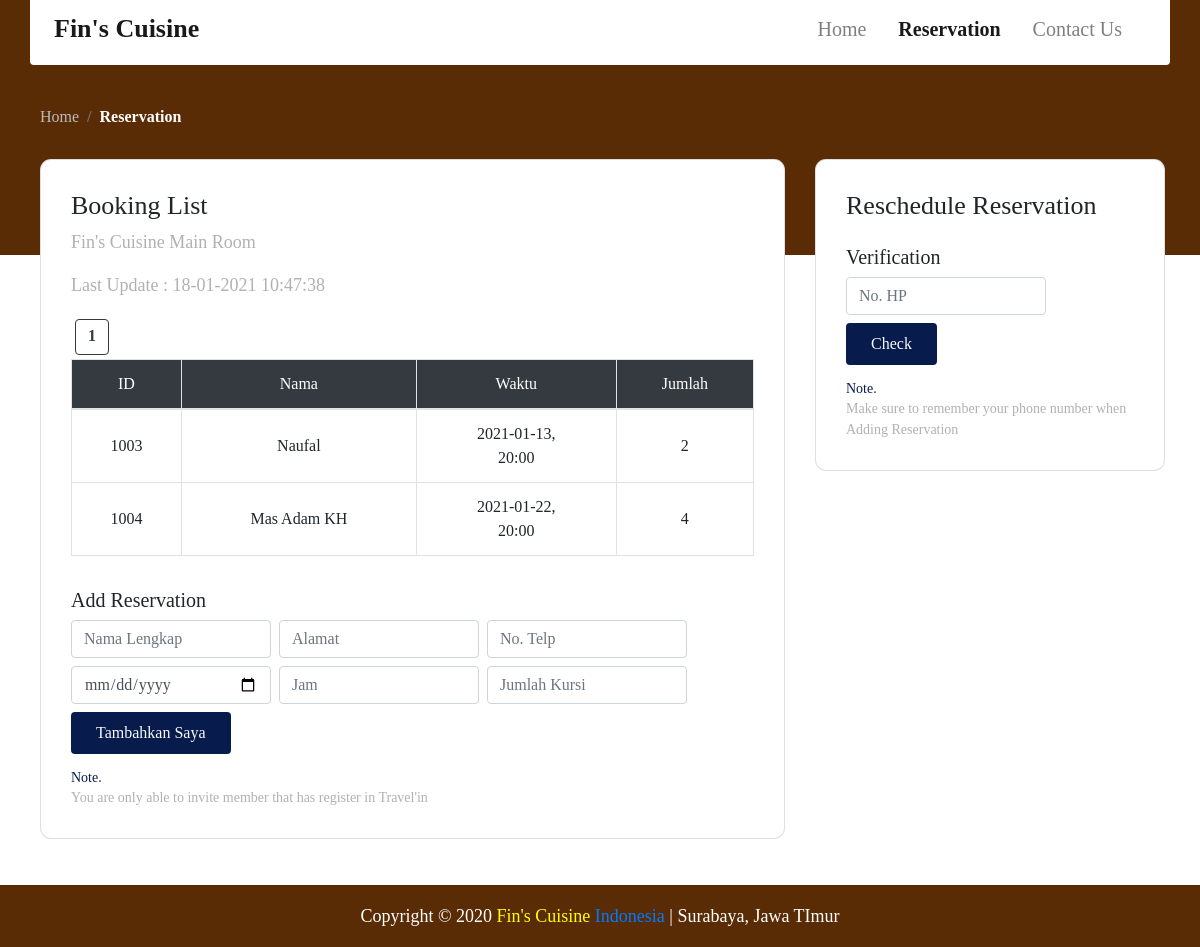
Screenshot of /booking.php with the database file from the repository.
### tables this page shows
CREATE TABLE `booking` (
  `book_id` int(11) NOT NULL,
  `book_nama` varchar(50) NOT NULL,
  `book_alamat` varchar(100) NOT NULL,
  `book_phone` varchar(15) NOT NULL,
  `book_tanggal` varchar(20) NOT NULL,
  `book_jam` varchar(20) NOT NULL,
  `book_kursi` varchar(100) NOT NULL,
  `book_timestamp` varchar(50) NOT NULL
);

### functions.php (called while the page is built, shortened)
<?php
    $db_connect = mysqli_connect("localhost", "root", "",
    "db_restoran");
    function query($query){
        global $db_connect;
        $db_result = mysqli_query($db_connect, $query);
        $rows = [];
        while($row = mysqli_fetch_assoc($db_result)){
            $rows[] = $row;
        }
        return $rows;
    }
?>

### booking.php (the view, shortened to what this page needs)
<?php
    require 'functions.php';
    $page_data_load = 2;
    $page_data_total = count(query("SELECT * FROM booking"));
    $page_total = ceil($page_data_total / $page_data_load);
    $page_active = (isset($_GET['page'])) ? $_GET["page"]: 1;
    $page_first_data =
    ($page_data_load * $page_active) - $page_data_load;
    $mhs = query("SELECT * FROM booking
    LIMIT $page_first_data, $page_data_load");
?>
<!DOCTYPE html>
<html lang="en">
<head>
    <link rel="stylesheet" href="https://cdn.jsdelivr.net/npm/bootstrap@4.5.3/dist/css/bootstrap.min.css">
    <link rel="stylesheet" href="styles/main.css?v=<?= time();  ?>">
</head>
<body>
<div class="container">
<nav class="row navbar navbar-expand-lg navbar-light bg-white rounded-bottom">
            <a href="index.php" class="navbar-brand ml-2 resto-tittle">
                <h2><b>Fin's Cuisine</b></h2>
            </a>
            <div class="collapse navbar-collapse" id="navbarNav">
                <ul class="navbar-nav ml-auto mr-3">
                    <li class="nav-item mx-md-2">
                        <a href="index.php" class="nav-link"><h5>Home</h5></a>
                    </li>
                    <li class="nav-item mx-md-2">
                        <a href="booking.php" class="nav-link active"><h5><b>Reservation</b></h5></a>
                    </li>
                    <li class="nav-item mx-md-2">
                        <a href="contact.php" class="nav-link"><h5>Contact Us</h5></a>
                    </li>
                </ul>
            </div>
        </nav>
</div>
<main>
        <section class="section-details-header"></section>
            <section class="section-details-content">
                <div class="container">
                <div class="row">
                        <div class="col p-0">
                            <nav>
                                <ol class="breadcrumb">
                                    <li class="breadcrumb-item">
                                        <a href="index.php">Home</a>
                                    </li>
                                    <li class="breadcrumb-item active">
                                        Reservation
                                    </li>
                                </ol>
                            </nav>
                        </div>
                    </div>
                    <div class="row">
                        <div class="col-lg-8 pl-lg-0">
                            <div class="card card-details">
                                <h1>Booking List</h1>
                                <p>Fin's Cuisine Main Room</p>
                                <p>Last Update :
                                <?php
                                    echo date('d-m-Y H:i:s');
                                ?></p>
                                <div class="attendee">
                                <table class="table table-responsive-sm table-bordered text-center">
                                        <?php for( $i=1; $i <= $page_total; $i++ ) :?>
                                            <?php if( $i == $page_active ) :?>
                                            <a href="?page=<?= $i;  ?>" style="font-weight: bold;" class="btn btn-outline-dark pt-1 m-1" ><?= $i;  ?></a>
                                            <?php else :?>
                                                <a href="?page=<?= $i;  ?>" class="btn btn-outline-dark pt-1 m-1"><?= $i;  ?></a>
                                            <?php endif;?>
                                        <?php endfor;?>
                                        <thead class="bg-dark text-white">
                                            <tr>
                                                <td>ID</td>
                                                <td>Nama</td>
                                                <td>Waktu</td>
                                                <td>Jumlah</td>
                                            </tr>
                                        </thead>
                                        <tbody>
                                        <?php
                                            foreach($mhs as $row) :
                                        ?>
                                            <tr>
                                                <td class="align-middle">
                                                    <?= $row['book_id']  ?>
                                                </td>
                                                <td class="align-middle">
                                                    <?= $row['book_nama']  ?>
                                                </td>
                                                <td class="align-middle">
                                                    <?= $row['book_tanggal'] . ",<br>" . $row['book_jam'] ?>
                                                </td>
                                                <td class="align-middle">
                                                    <?= $row['book_kursi']  ?>
                                                </td>
                                            </tr>
                                            <?php
                                                endforeach;
                                            ?>
                                        </tbody>
                                    </table>
                                </div>
                                <div class="member mt-3">
                                    <h2>Add Reservation</h2>
                                    <form class="form-inline" method="POST" id="register-form">
                                        <input type="text" name="nama"
                                        class="form-control mb-2 mr-sm-2"
                                        id="name" placeholder="Nama Lengkap">
                                        <div class="input-group mb-2 mr-sm-2">
                                            <input type="text" name="alamat"
                                            class="form-control datepicker"
                                            id="asal"
                                            placeholder="Alamat"
                                            required>
                                        </div>
                                        <div class="input-group mb-2 mr-sm-2">
                                            <input type="text" name="phone"
                                            class="form-control datepicker"
                                            id="phone"
                                            placeholder="No. Telp"
                                            required>
                                        </div>
                                        <div class="input-group mb-2 mr-sm-2">
                                            <input type="date" name="tanggal"
                                            class="form-control datepicker"
                                            id="tanggal"
                                            placeholder="Tanggal"
                                            required>
                                        </div>
                                        <div class="input-group mb-2 mr-sm-2">
                                            <input type="text" name="jam"
                                            class="form-control datepicker"
                                            id="jam"
                                            placeholder="Jam"
                                            required>
                                        </div>
                                        <div class="input-group mb-2 mr-sm-2">
                                            <input type="text" name="kursi"
                                            class="form-control datepicker"
                                            id="kursi"
                                            placeholder="Jumlah Kursi"
                                            required>
                                        </div>
                                        <button type="add_book" name="add_book" id="add_book"
                                        class="btn btn-add-now text-light mb-2 px-4 py-2">
                                        Tambahkan Saya
                                        </button>
                                    </form>
                                    <h3 class="mt-2 mb-0">
                                        Note.
                                    </h3>
                                    <p class="disclaimer mb-0">
                                        You are only able to invite member that has register in Travel'in
                                    </p>
                                </div>
                            </div>
                        </div>
                        <div class="col-lg-4">
                            <div class="card card-details card-right">
                                <h1>Reschedule Reservation</h1>
                                <div class="member mt-3">
                                    <h2>Verification</h2>
                                    <form class="form-inline" method="POST" id="register-form">
                                        <input type="text" name="keyword"
                                        class="form-control mb-2 mr-sm-2"
                                        id="keyword" placeholder="No. HP" required>
                                        <button type="submit" name="search_book" id="search_book"
                                        class="btn btn-add-now text-light mb-2 px-4 py-2">
                                        Check
                                        </button>
                                    </form>
                                    <h3 class="mt-2 mb-0">
                                        Note.
                                    </h3>
                                    <p class="disclaimer mb-0">
                                        Make sure to remember your phone number when Adding Reservation
                                    </p>
                                </div>
                            </div>
                        </div>
                    </div>
                </div>
            </section>
    </main>
    <div class="card-footer text-muted">
        <div class="container">
         <p class="text-footer text-center">Copyright &copy; 2020 <span> Fin's Cuisine</span> <a href="url" target="_blank">Indonesia</a> | <a1 href="url">Surabaya, Jawa TImur</a1></p>
        </div>
    </div>
</body>
</html>

### styles/main.css (style rules this page uses)
* { font-family: montserrat; }
.resto-tittle h2 { font-size: 26px; font-weight: bolder; }
.breadcrumb { background-color: #fcd12a; }
ol.breadcrumb { margin-top: -100px; }
.card-details { padding: 20px; }
.section-details-header { min-height: 310px; background-color: #5a2c06; margin-top: -120px; }
.section-details-content { margin-top: -150px; min-height: 100vh; margin-left: 20px; margin-bottom: -60px; }
.section-details-content .breadcrumb { background-color: transparent; padding: 0; margin-bottom: 30px; margin-top: 0px; }
.section-details-content .breadcrumb-item a { font-weight: normal; color: #bbbbbb; }
.section-details-content .breadcrumb-item.active { font-weight: bold; color: #ffffff; }
.section-details-content .card-details { padding: 30px; border-radius: 11px; }
.section-details-content .card-details h1 { font-size: 26px; }
.section-details-content .card-details h2 { font-size: 20px; }
.section-details-content .card-details p { font-size: 18px; color: #b1b1b1; }
.section-details-content .card-details h3 { font-weight: 300; font-size: 14px; color: #071c4d; }
.section-details-content .card-details .disclaimer { font-weight: 300; font-size: 14px; color: #b1b1b1; }
.section-details-content .card-details .form-control { width: 200px; }
.section-details-content .card-details .btn-add-now { background-color: #071c4d; color: #fff; }
.card-footer { background-color: #5a2c06; margin-top: 40px; position: relative; left: 0; bottom: 0; width: 100%; text-align: center; }
.text-footer { font-weight: 200; margin: 5px; color: white; font-size: 18px; }
.text-footer span { color: yellow; }
.text-footer a { padding-left: 0; }

### booking.php (style rules this page uses)
body { background-image: url("img/backdrop.jpg"); position: cover; background-size: cover; background-repeat: no-repeat; }

### rows the page displays
booking: book_id "1003", book_nama "Naufal", book_tanggal "2021-01-13", book_jam "20:00", book_kursi "2"
booking: book_id "1004", book_nama "Mas Adam KH", book_tanggal "2021-01-22", book_jam "20:00", book_kursi "4"
